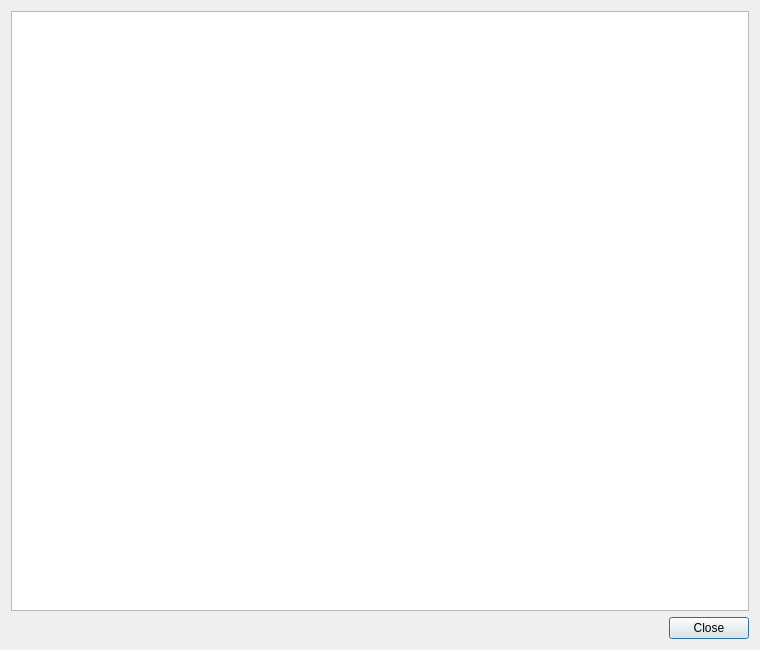
<?xml version="1.0" encoding="UTF-8"?>
<ui version="4.0">
 <class>PaperTrackerHelpDialog</class>
 <widget class="QDialog" name="PaperTrackerHelpDialog">
  <property name="geometry">
   <rect>
    <x>0</x>
    <y>0</y>
    <width>760</width>
    <height>650</height>
   </rect>
  </property>
  <property name="windowTitle">
   <string>PaperTracker Help</string>
  </property>
  <layout class="QVBoxLayout" name="verticalLayout">
   <item>
    <widget class="QTextBrowser" name="tbHelpText">
     <property name="html">
      <string>&lt;!DOCTYPE HTML PUBLIC &quot;-//W3C//DTD HTML 4.0//EN&quot; &quot;http://www.w3.org/TR/REC-html40/strict.dtd&quot;&gt;
&lt;html&gt;&lt;head&gt;&lt;meta name=&quot;qrichtext&quot; content=&quot;1&quot; /&gt;&lt;meta charset=&quot;utf-8&quot; /&gt;&lt;style type=&quot;text/css&quot;&gt;
p, li { white-space: pre-wrap; }
hr { height: 1px; border-width: 0; }
li.unchecked::marker { content: &quot;\2610&quot;; }
li.checked::marker { content: &quot;\2612&quot;; }
&lt;/style&gt;&lt;/head&gt;&lt;body style=&quot; font-family:'Segoe UI'; font-size:9pt; font-weight:400; font-style:normal;&quot;&gt;
&lt;p style=&quot;-qt-paragraph-type:empty; margin-top:0px; margin-bottom:0px; margin-left:0px; margin-right:0px; -qt-block-indent:0; text-indent:0px;&quot;&gt;&lt;br /&gt;&lt;/p&gt;&lt;/body&gt;&lt;/html&gt;</string>
     </property>
     <property name="openExternalLinks">
      <bool>true</bool>
     </property>
     <property name="openLinks">
      <bool>true</bool>
     </property>
    </widget>
   </item>
   <item>
    <widget class="QDialogButtonBox" name="buttonBox">
     <property name="orientation">
      <enum>Qt::Orientation::Horizontal</enum>
     </property>
     <property name="standardButtons">
      <set>QDialogButtonBox::StandardButton::Close</set>
     </property>
    </widget>
   </item>
  </layout>
 </widget>
 <resources/>
 <connections>
  <connection>
   <sender>buttonBox</sender>
   <signal>accepted()</signal>
   <receiver>PaperTrackerHelpDialog</receiver>
   <slot>accept()</slot>
   <hints>
    <hint type="sourcelabel">
     <x>248</x>
     <y>254</y>
    </hint>
    <hint type="destinationlabel">
     <x>157</x>
     <y>274</y>
    </hint>
   </hints>
  </connection>
  <connection>
   <sender>buttonBox</sender>
   <signal>rejected()</signal>
   <receiver>PaperTrackerHelpDialog</receiver>
   <slot>reject()</slot>
   <hints>
    <hint type="sourcelabel">
     <x>316</x>
     <y>260</y>
    </hint>
    <hint type="destinationlabel">
     <x>286</x>
     <y>274</y>
    </hint>
   </hints>
  </connection>
 </connections>
</ui>
